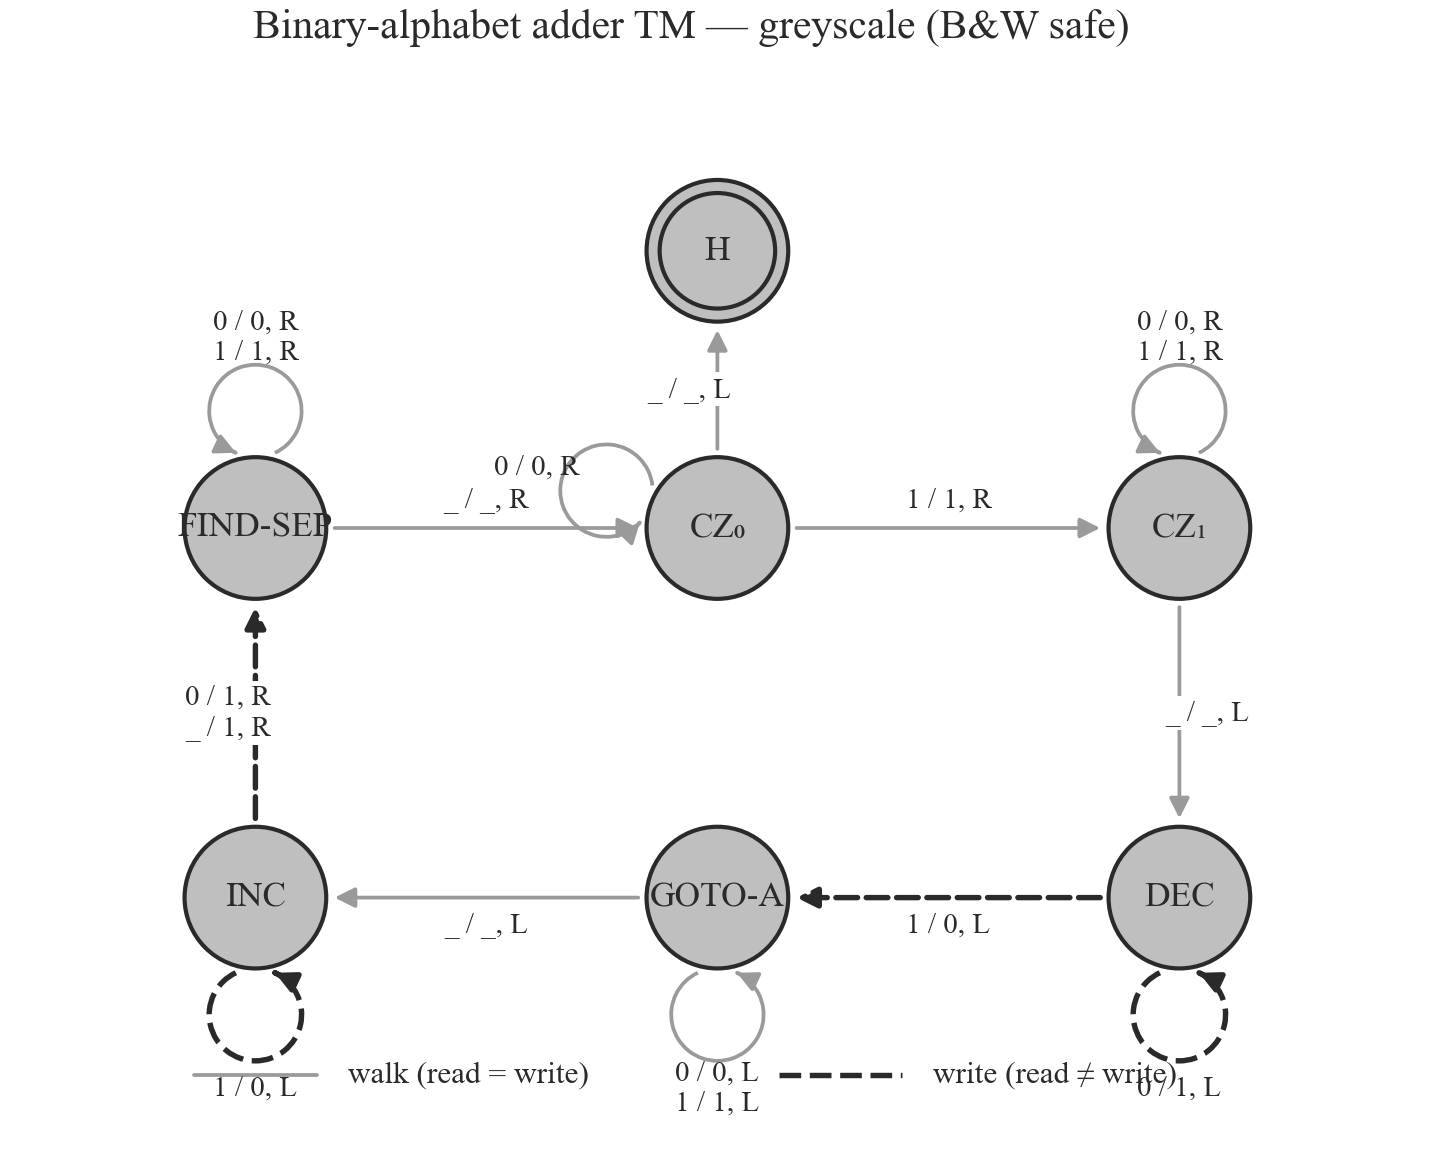

Write Python code to recreate this figure.
"""
v6 — greyscale + linestyle.

B&W-print-safe. All nodes are light grey with dark borders, halt is a
double ring. The walk-vs-write distinction is carried by linestyle
(walking = thin solid grey, writing = thicker dashed black) instead of
hue, so the figure stays informative when printed monochrome or viewed
by a colour-blind reader.
"""

from __future__ import annotations

import sys
from pathlib import Path

import matplotlib.pyplot as plt

sys.path.insert(0, str(Path(__file__).resolve().parents[1]))
from style import COLORS, apply_style  # noqa: E402

from _common import (  # noqa: E402
    PRETTY, TRANSITIONS, draw_edge, draw_node, draw_self_loop, is_writing,
    save, split_edges,
)

apply_style()

NODE_R = 0.46

POSITIONS = {
    'FIND_SEP': (0.0, 2.4),
    'CZ0':      (3.0, 2.4),
    'CZ1':      (6.0, 2.4),
    'DEC':      (6.0, 0.0),
    'GOTO_A':   (3.0, 0.0),
    'INC':      (0.0, 0.0),
    'H':        (3.0, 4.2),
}

LOOP_DIR = {
    'FIND_SEP': ( 0.0,  1.0),
    'CZ0':      (-0.95, 0.32),
    'CZ1':      ( 0.0,  1.0),
    'DEC':      ( 0.0, -1.0),
    'GOTO_A':   ( 0.0, -1.0),
    'INC':      ( 0.0, -1.0),
}


def edge_style(labels):
    if any(is_writing(r, w) for r, w, _ in labels):
        return dict(edge_color=COLORS['text'], edge_lw=1.3, linestyle=(0, (4, 1.6)))
    return dict(edge_color=COLORS['grey'], edge_lw=0.9, linestyle='-')


def main():
    fig, ax = plt.subplots(figsize=(7.0, 4.4))
    cross, loops = split_edges(TRANSITIONS)

    for (src, dst), labels in cross.items():
        draw_edge(ax, POSITIONS[src], POSITIONS[dst], labels,
                  r_src=NODE_R, r_dst=NODE_R, **edge_style(labels))

    for s, labels in loops.items():
        draw_self_loop(ax, POSITIONS[s], LOOP_DIR[s], labels,
                       node_radius=NODE_R, **edge_style(labels))

    for name, pos in POSITIONS.items():
        draw_node(
            ax, pos, PRETTY[name], radius=NODE_R,
            face=COLORS['grey_light'], edge_color=COLORS['text'], edge_lw=1.0,
            text_color=COLORS['text'], text_size=8.5,
            double_ring=(name == 'H'),
        )

    # Legend strip at the bottom
    ax.plot([-0.4, 0.4], [-1.15, -1.15], color=COLORS['grey'], lw=0.9, solid_capstyle='round')
    ax.text(0.6, -1.15, 'walk (read = write)', fontsize=7.5,
            color=COLORS['text'], va='center', ha='left')
    ax.plot([3.4, 4.2], [-1.15, -1.15], color=COLORS['text'], lw=1.3,
            linestyle=(0, (4, 1.6)), solid_capstyle='round')
    ax.text(4.4, -1.15, 'write (read ≠ write)', fontsize=7.5,
            color=COLORS['text'], va='center', ha='left')

    ax.set_xlim(-1.6, 7.6)
    ax.set_ylim(-1.6, 5.0)
    ax.set_aspect('equal')
    ax.set_axis_off()
    fig.suptitle('Binary-alphabet adder TM — greyscale (B&W safe)',
                 fontsize=10, color=COLORS['text'], y=0.97)

    save(fig, Path(__file__).with_suffix(''))


if __name__ == '__main__':
    main()
